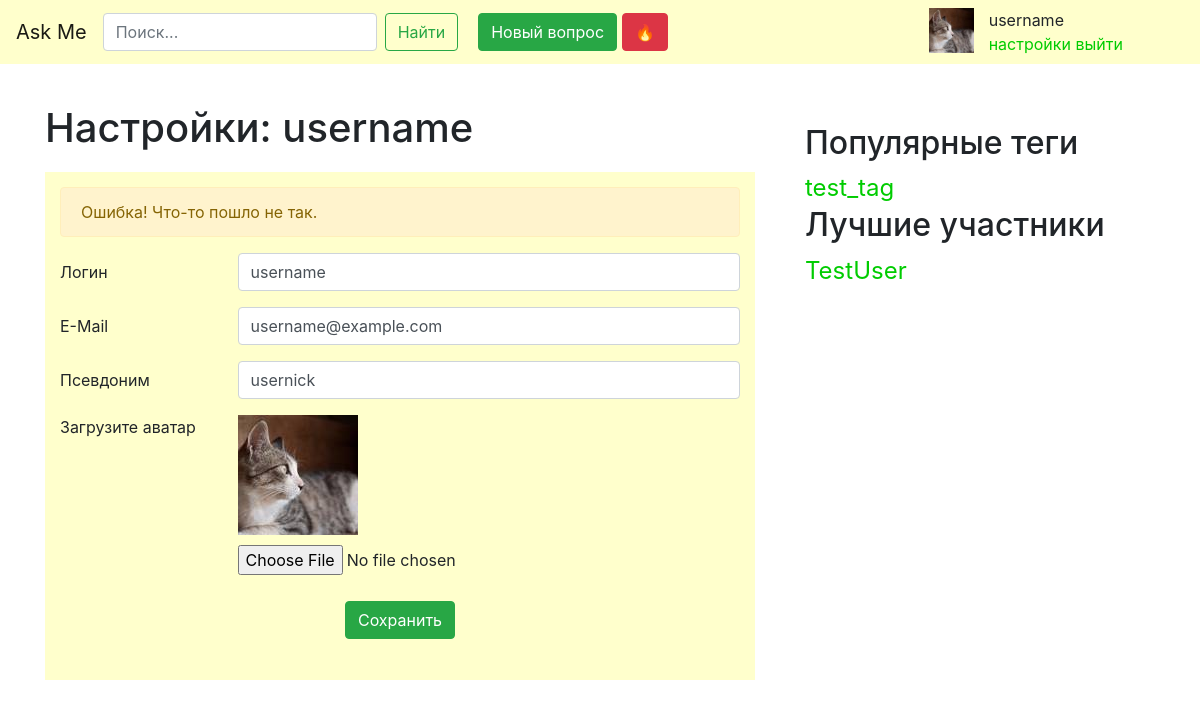
Before: /settings/ with the older database file.
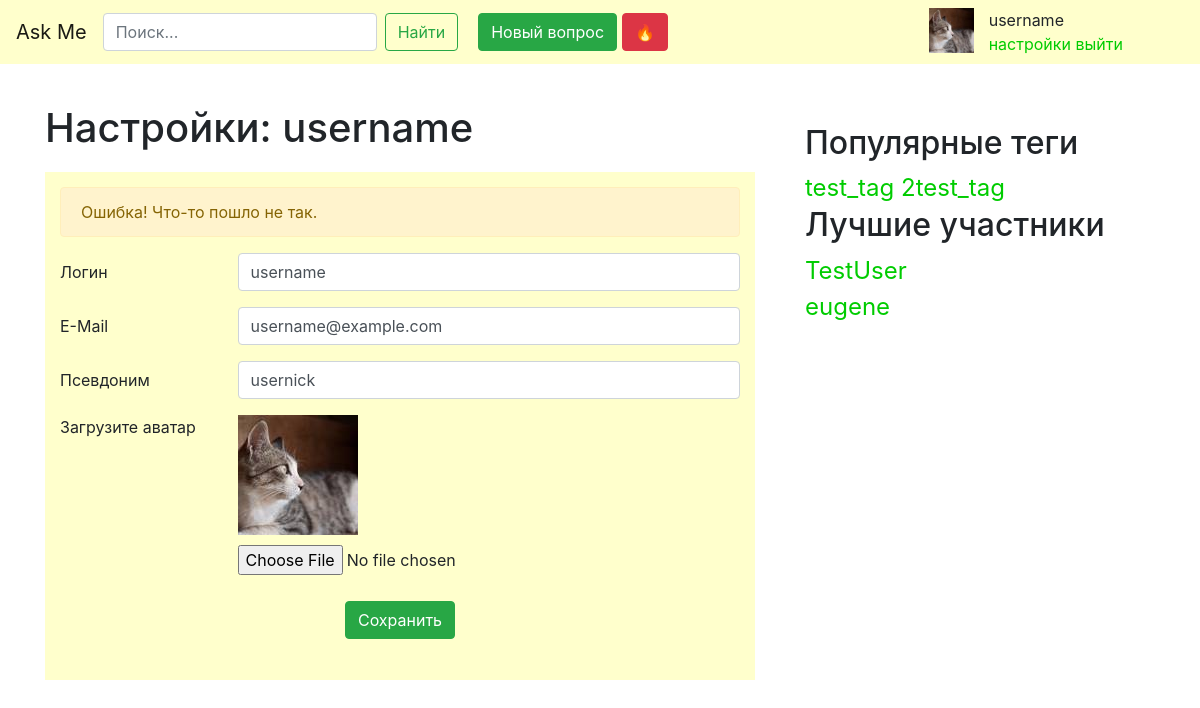
After: the same page with the newer database file.
### questions/models.py (models this page shows, shortened)
class Tag(models.Model):
	word = models.CharField(max_length=20)

class Profile(models.Model):
	nickname = models.CharField(max_length=20)
	avatar = models.ImageField()
	date = models.DateTimeField()
	rating = models.IntegerField(default=0)
	user = models.OneToOneField(
        User,
        on_delete=models.CASCADE,
    )

### questions/views.py (the view)
# urls.py: path('settings/', views.settings, name='settings'),
def settings(request):
	return render(request, "settings.html", {})

### questions/templatetags/question_extras.py (called while the page is built)
@register.inclusion_tag('subtemplates/popular_tags.html')
def show_popular_tags():
	tags = Tag.objects.all()[:10]
	return {'tags': tags}

@register.inclusion_tag('subtemplates/best_users.html')
def show_best_users():
	profiles = Profile.objects.order_by('-rating')[:5]
	return {'profiles': profiles}

### templates/settings.html (shortened to what this page needs)
{% extends "base.html" %}
{% load static %}
{% block content %}
<div class="title">
  <h1>Настройки: username</h1>
</div>
<div class="question-list-item">
  <div class="alert alert-warning" role="warning">
  Ошибка! Что-то пошло не так.
  </div>
  <form>
  <div class="form-group">
  	<div class="form-group row">
    <label for="inputLogin" class="col-sm-3 col-form-label">Логин</label>
    <div class="col-sm-9">
      <input type="text" class="form-control" id="inputLogin" placeholder="Введите логин" value="username">
    </div>
  </div>
  <div class="form-group row">
    <label for="inputEmail" class="col-sm-3 col-form-label">E-Mail</label>
    <div class="col-sm-9">
      <input type="email" class="form-control" id="inputEmail" placeholder="Введите e-mail" value="username@example.com">
    </div>
  </div>
  <div class="form-group row">
    <label for="inputNick" class="col-sm-3 col-form-label">Псевдоним</label>
    <div class="col-sm-9">
      <input type="text" class="form-control" id="inputNick" placeholder="Введите псевдоним" value="usernick">
    </div>
  </div>
  <div class="form-group row">
    <label for="uploadAvatar" class="col-sm-3">Загрузите аватар</label>
    <div class="col-sm-9">
    	<div class="thumbnail" style="margin-left: 0px; margin-bottom: 10px">
    		<img src="{% static "img/lorem.jpg/" %}" alt="">
    	</div>
    	<input type="file" class="form-control-file" id="uploadAvatar">
    </div>
  </div>
  <div class="row justify-content-center">
  	<button type="submit" class="btn btn-success justify-content-center"style="margin-top: 10px; margin-bottom: 10px">Сохранить</button>
  </div>
</form>
</div>
</div>
{% endblock %}

### templates/subtemplates/popular_tags.html
{% for cur_tag in tags %}
<a href="{% url 'tag' search_tag=cur_tag.word %}">{{ cur_tag.word }}</a>
{% endfor %}

### templates/subtemplates/best_users.html
{% for profile in profiles %}
<a href="">{{ profile.nickname }}</a><br>
{% endfor %}

Changed rows visible on the page:
added Tag: word "2test_tag"
added Profile: nickname "eugene"
